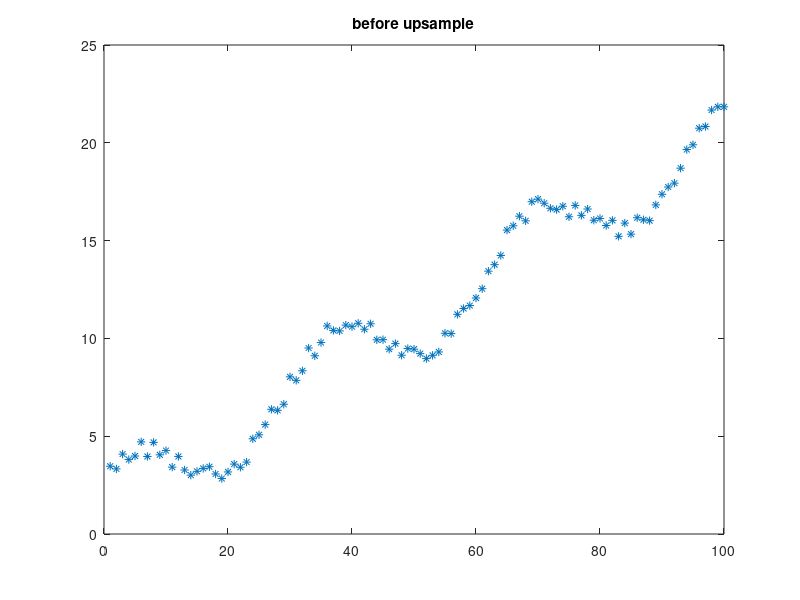
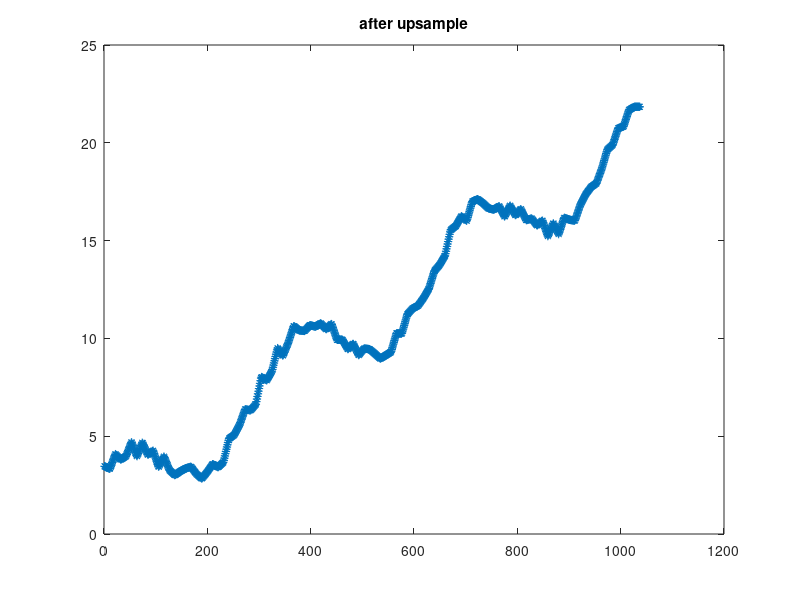

Write MATLAB code to recreate these figures, in order.
% test upsample by non-integer number
clear all; close all; clc;

t = linspace(1,20,100);
x = 2*sin(t) + rand(1,100) + t;

figure
plot(x,'*')
title('before upsample')

xnew = interp1(t, x, linspace(1,20,1037));
figure
plot(xnew,'*')
title('after upsample')